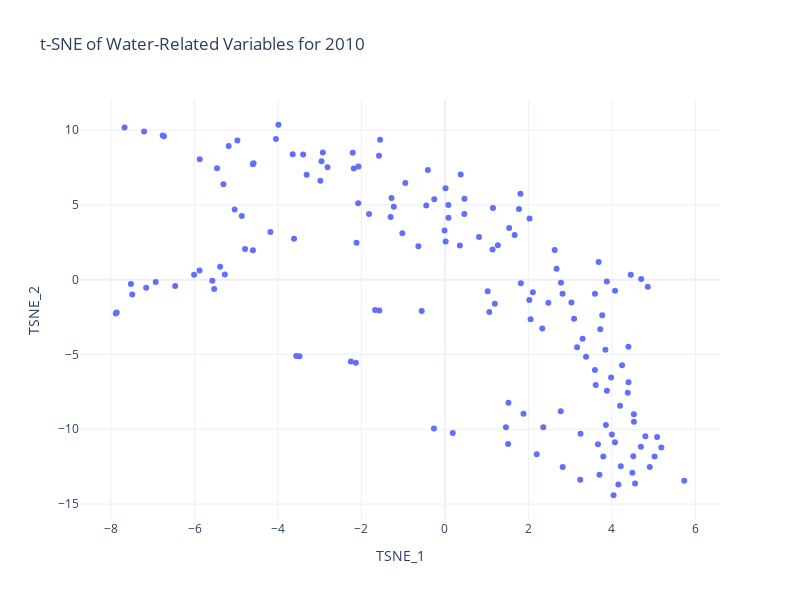

Notebook cell for this chart:
### Code cell
# Filter the data for the year 2010
data_2010 = aquastat[aquastat['Year'] == 2007]

# Create an interactive scatter plot with Plotly
fig = px.scatter(
    data_2010,
    x='TSNE_1',
    y='TSNE_2',
    hover_name='Country',  # Displays the country name when hovering over a point
    title='t-SNE of Water-Related Variables for 2010',
    labels={'TSNE1': 'TSNE1', 'TSNE2': 'TSNE2'},
    template='plotly_white',  # Optional: Choose a nice plot theme
    width=800,
    height=600
)

# Show the interactive plot
fig.show()

### Figure 1 — Plotly figure (JSON) as saved in the notebook; plotly's stock layout.template omitted (floating-point values rounded to 4 significant figures; data arrays with more than 128 entries replaced by an {"elided": "..."} marker saying what was removed)
{"data": [{"hovertemplate": "<b>%{hovertext}</b><br><br>TSNE_1=%{x}<br>TSNE_2=%{y}<extra></extra>", "hovertext": {"elided": "198 str values"}, "legendgroup": "", "marker": {"color": "#636efa", "symbol": "circle"}, "mode": "markers", "name": "", "orientation": "v", "showlegend": false, "type": "scatter", "x": {"elided": "198 float values"}, "xaxis": "x", "y": {"elided": "198 float values"}, "yaxis": "y"}], "layout": {"height": 600, "legend": {"tracegroupgap": 0}, "title": {"text": "t-SNE of Water-Related Variables for 2010"}, "width": 800, "xaxis": {"anchor": "y", "domain": [0, 1], "title": {"text": "TSNE_1"}}, "yaxis": {"anchor": "x", "domain": [0, 1], "title": {"text": "TSNE_2"}}}}
